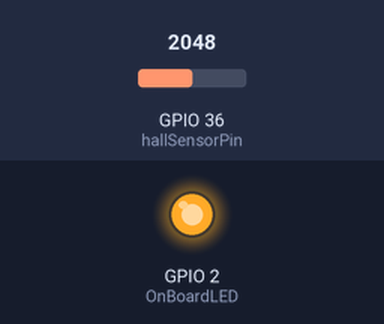
Recording of a sketch running on a simulated ESP32. Parts: output pins drawn as LEDs (lit = HIGH). The inputs (shaded band) are chosen by the test bench; at power-on: GPIO 36 (hallSensorPin) = 2048. WiFi joins after 1.5 s; servers stay silent unless stated; the local clock reads 2024-03-15 10:24:30 at power-on unless the sketch sets it; storage starts empty; what the sketch prints to the serial monitor is not drawn.

Above: at 1.7 s.
At 2.6 s:
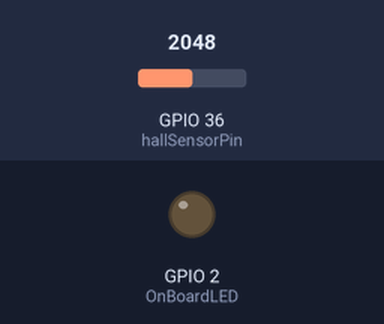
Timing chart, 0 to 4.1 s (numbered marks = the images above):
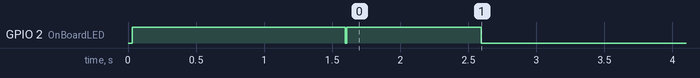

The sketch:

system_v4.ino
```cpp
/*
* Arduino Date adjustment and monitoring to PP project
*
* Crated by Jose Artur Teixeira Brasil,
* jose.brasil@utsa.edu
*
*
*
*/

//Libraries
#include <DS3231.h>
#include <Wire.h>
#include <time.h>
#include <WiFi.h>
#include <OneWire.h>
#include <DallasTemperature.h>


//Temperature 1 setup
#define TempSensorPin 17
#define OnBoardLED 2
OneWire oneWire(TempSensorPin);
DallasTemperature sensors(&oneWire);
float Celcius=0;
float Fahrenheit=0;

//Temperature 2 setup
#define TempSensorPin2 4
OneWire oneWire2(TempSensorPin2);
DallasTemperature sensors2(&oneWire2);
float Celcius2=0;
float Fahrenheit2=0;

//Temperature calibration factors:
float f1 = 0.9857;
float f2 = 0.9900;
float f3 = 0.9924;
float f4 = 0.9837;
float f5 = 0.9971;
float f6 = 1.0107;
float f7 = 0.9928;
float f8 = 1.0038;
float f9 = 0.9917;
float f10 = 0.9991;

//Date and time RTC setup
DS3231 RTC;
RTClib myRTC;

const char* ntpServer = "pool.ntp.org";
const long gmtOffset_sec = -18000;
const int daylightOffset_sec = 0;
const char* ssid = "ONEPLUS_co_apyjsi";
const char* password = "yjsi5896";
char DateAndTimeString[20];
char DateAndTimeNow[20];
byte seconds;
byte sec;
byte minutes;
byte mins;
byte hours;
byte hr;
byte day;
byte d;
byte month;
byte m;
int year;
int y;
int wifiTries = 0;
boolean time_error = false;

//Pluviometer setup
const int hallSensorPin = 36; // Connect your sensor to digital pin 36
unsigned long rain = 0; // Counter for magnet passes
bool lastSensorState = HIGH; // Used to store the previous sensor state
int sumSensorValues = 0; // Variable to hold the sum of sensor values
int numReadings = 0; // Variable to count the number of readings

//Time setup
unsigned long startMillis;
unsigned long currentMillis;
unsigned long temperatureMillis;
unsigned long blinkMillis;
unsigned long blinkCurrentMillis;
unsigned long lastRainfallMillis = 0; // Variable to hold the last time the reading was taken
unsigned long debounceTime = 20; // Time interval to sum up values (in milliseconds)

bool blinkState = 0;
const unsigned long timeadjPeriod = 86400000;
const unsigned long temperaturePeriod = 300000;
const unsigned long blinkPeriod = 1000;

//SD card setup
#define SCK  18
#define MISO  19
#define MOSI  23
#define CS  13

#include <SPI.h>
#include <SD.h>

File myFile;
String header;
String data_str;

void setup() {
  Serial.begin(115200);

  sensors.begin();
  sensors2.begin();
  //Pluviometer configuration
  pinMode(hallSensorPin, INPUT_PULLUP);
  pinMode(OnBoardLED, OUTPUT);

  //Temperature configuration
  startMillis = millis();
  temperatureMillis = millis();
  blinkMillis = millis();

  //WiFi configuration
  Wire.begin();
  WiFi.begin(ssid, password);
  Serial.println("Connecting to the Wi-Fi");
  digitalWrite(OnBoardLED, HIGH);
  while(wifiTries != 120) {
    if (WiFi.status() != WL_CONNECTED){
          delay(500);
          Serial.print(".");
          wifiTries++;
    } else{
        Serial.println("");
        Serial.print("Connected to WiFi network with IP Address: ");
        Serial.println(WiFi.localIP());
        break;
    }
  }

  if (WiFi.status() != WL_CONNECTED){
    Serial.println("Wi-Fi not connected succesfully");
  }

  //SD card configuration
  SPI.begin(SCK, MISO, MOSI, CS);

  Serial.println("Initializing SD card");
    if (!SD.begin(CS)) {
      Serial.println("SD card initialization failed!");
    while (1);
  }
  Serial.println("SD card initialization done");

  createTemperatureFile(1);
  createTemperatureFile(2);
  createRainfallFile();

  //RTC configuration
  configTime(gmtOffset_sec, daylightOffset_sec, ntpServer);
  printLocalTime();
  adjustRTC();
  digitalWrite(OnBoardLED, LOW);
}

void loop() {
  currentMillis = millis();
  blinkCurrentMillis = millis();

  if (currentMillis - startMillis >= timeadjPeriod) {
    adjustRTC();
    startMillis = currentMillis;
  }

  if (currentMillis - temperatureMillis >= temperaturePeriod) {
    // Reading temperature from the first sensor
    sensors.requestTemperatures();
    Celcius=sensors.getTempCByIndex(0);
    Fahrenheit=sensors.toFahrenheit(Celcius);
    // Fahrenheit = Fahrenheit * f1;
    // Fahrenheit = Fahrenheit * f2;
    // Fahrenheit = Fahrenheit * f3;
    // Fahrenheit = Fahrenheit * f4;
    // Fahrenheit = Fahrenheit * f5;
    // Fahrenheit = Fahrenheit * f6;
    // Fahrenheit = Fahrenheit * f7;
    // Fahrenheit = Fahrenheit * f8;
    // Fahrenheit = Fahrenheit * f9;
    // Fahrenheit = Fahrenheit * f10;
//
    // Reading temperature from the second sensor
    sensors2.requestTemperatures();
    Celcius2=sensors2.getTempCByIndex(0);
    Fahrenheit2=sensors2.toFahrenheit(Celcius2);

    // Fahrenheit2 = Fahrenheit2 * f1;
    // Fahrenheit2 = Fahrenheit2 * f2;
    // Fahrenheit2 = Fahrenheit2 * f3;
    // Fahrenheit2 = Fahrenheit2 * f4;
    // Fahrenheit2 = Fahrenheit2 * f5;
    // Fahrenheit2 = Fahrenheit2 * f6;
    // Fahrenheit2 = Fahrenheit2 * f7;
    // Fahrenheit2 = Fahrenheit2 * f8;
    // Fahrenheit2 = Fahrenheit2 * f9;
    // Fahrenheit2 = Fahrenheit2 * f10;


    // Getting the current time
    RTCTimeNow();

    // Logging the first temperature
    Serial.print(DateAndTimeString);
    Serial.print(" Sensor 1: ");
    Serial.print(Fahrenheit);
    Serial.print(" Sensor 2: ");
    Serial.print(Fahrenheit2);
    Serial.println();

    temperatureMillis = currentMillis;

    // Saving the temperatures to their respective files
    saveTemperatureValue(1, Fahrenheit);
    saveTemperatureValue(2, Fahrenheit2);
  }

  if (blinkState){
    digitalWrite(OnBoardLED, HIGH);
    if (blinkCurrentMillis - blinkMillis >= blinkPeriod){
      digitalWrite(OnBoardLED, LOW);
      blinkState = 0;
    }
  }
  precipitation();

}

void printLocalTime(){
  struct tm timeinfo;
  if(!getLocalTime(&timeinfo)){
    Serial.println("Failed to obtain time with the online server");
    return;
  }
  Serial.println(&timeinfo, "%Y-%m-%d %H:%M:%S");
}

byte getSeconds() {
  struct tm timeinfo;
  if(!getLocalTime(&timeinfo)){
    Serial.println("Error obtaining the date and time with the online server. Possibly the Wi-Fi is not connected. The RTC time will be used instead");
    time_error = true;
    return time_error;
  }
  sec = timeinfo.tm_sec;
  return sec;
}

byte getMinutes() {
  struct tm timeinfo;
  if(!getLocalTime(&timeinfo)){
    Serial.println("Error obtaining the date and time with the online server. Possibly the Wi-Fi is not connected. The RTC time will be used instead");
    time_error = true;
    return time_error;
  }
  mins = timeinfo.tm_min;
  return mins;
}

byte getHours() {
  struct tm timeinfo;
  if(!getLocalTime(&timeinfo)){
    Serial.println("Error obtaining the date and time with the online server. Possibly the Wi-Fi is not connected. The RTC time will be used instead");
    time_error = true;
    return time_error;
  }
  hr = timeinfo.tm_hour;
  return hr;
}

byte getDays() {
  struct tm timeinfo;
  if(!getLocalTime(&timeinfo)){
    Serial.println("Error obtaining the date and time with the online server. Possibly the Wi-Fi is not connected. The RTC time will be used instead");
    time_error = true;
    return time_error;
  }
  d = timeinfo.tm_mday;
  return d;
}

byte getMonths() {
  struct tm timeinfo;
  if(!getLocalTime(&timeinfo)){
    Serial.println("Error obtaining the date and time with the online server. Possibly the Wi-Fi is not connected. The RTC time will be used instead");
    time_error = true;
    return time_error;
  }
  m = timeinfo.tm_mon + 1;
  return m;
}

int getYears() {
  struct tm timeinfo;
  if(!getLocalTime(&timeinfo)){
    Serial.println("Error obtaining the date and time with the online server. Possibly the Wi-Fi is not connected. The RTC time will be used instead");
    time_error = true;
    return time_error;
  }
  y = timeinfo.tm_year - 100;
  return y;
}

void adjustRTC(){
  Serial.println("Adjusting the RTC timer based on the pool.ntp.org time");
  configTime(gmtOffset_sec, daylightOffset_sec, ntpServer);
  seconds = getSeconds();
  minutes = getMinutes();
  hours = getHours();
  day = getDays();
  month = getMonths();
  year = getYears();
  if (time_error == true){
    Serial.println("Error adjusting the RTC with the online server. Possibly the Wi-Fi is not connected");
    time_error = false;
    return;
  }
  else {
    Serial.println("Sucessfully adjusted the time");
    RTC.setClockMode(false);
    RTC.setYear(year);
    RTC.setMonth(month);
    RTC.setDate(day);
    RTC.setHour(hours);
    RTC.setMinute(minutes);
    RTC.setSecond(seconds);
  }
}

void RTCTimeNow() {
  DateTime now = myRTC.now();
  byte n_month = now.month();
  byte n_day = now.day();
  int n_year = now.year();
  byte n_hour = now.hour();
  byte n_minute = now.minute();
  byte n_second = now.second();

  sprintf_P(DateAndTimeString, PSTR("%4d-%02d-%02d %02d:%02d:%02d"), n_year, n_month, n_day, n_hour, n_minute, n_second);
}

void precipitation() {
  unsigned long currentRainfallMillis = millis(); // Get the current time

  // If 100ms have passed since the last reading
  if (currentRainfallMillis - lastRainfallMillis >= debounceTime) {
    int averageSensorValue = 0; // Default value

    if (numReadings != 0) {
      averageSensorValue = sumSensorValues / numReadings;
    }

    // If the average sensor value is greater than zero, consider the state as HIGH, else consider it as LOW
    bool currentSensorState = (averageSensorValue > 0) ? HIGH : LOW;

    // If sensor state changes from HIGH to LOW, consider it a magnet pass
    if (lastSensorState == HIGH && currentSensorState == LOW) {
      rain++;
      RTCTimeNow();
      saveRainfallValue();
    }

    // Update the lastSensorState and lastMillis for the next iteration
    lastSensorState = currentSensorState;
    lastRainfallMillis = currentRainfallMillis;

    // Reset the sum and the count
    sumSensorValues = 0;
    numReadings = 0;
  }
  else {
    // Add the current sensor value to the sum
    sumSensorValues += analogRead(hallSensorPin);

    // Increment the number of readings
    numReadings++;
  }
}

void createTemperatureFile(int sensorNumber){
  String filename = "/temperature_" + String(sensorNumber) + ".txt";
  myFile = SD.open(filename.c_str(), FILE_WRITE);

  // if the file opened okay, write to it:
  if (myFile) {
    header = String("Date") + "," + "Temperature" + String(sensorNumber) + "\r\n";
    myFile.println(header.c_str());
    myFile.close();
    Serial.println("Temperature File " + String(sensorNumber) + " Created");
  } else {
    Serial.println("Error opening the temperature_" + String(sensorNumber) + ".txt file");
  }
}


void createRainfallFile(){
  myFile = SD.open("/rainfall.txt");
  if (!myFile) {
    myFile = SD.open("/rainfall.txt", FILE_WRITE);
    Serial.println("Rainfall file doesn't exist. Creating file");
    header = String("Date") + "," + String("Rainfall"), + "\r\n";
    myFile.println(header.c_str());
    myFile.close();
    Serial.println("Rainfall File Created");
  } else {
      Serial.println("Rainfall file already exists");
  }
}

void saveTemperatureValue(int sensorNumber, float temperature){
  String filename = "/temperature_" + String(sensorNumber) + ".txt";
  myFile = SD.open(filename.c_str(), FILE_APPEND);
  if (myFile) {
    data_str = String(DateAndTimeString) + "," + String(temperature) + "\r\n";
    myFile.println(data_str.c_str());
    myFile.close();
    Serial.println("Appended to the temperature_" + String(sensorNumber) + ".txt file");
  } else {
    Serial.println("Error opening temperature_" + String(sensorNumber) + ".txt file");
  }
}

void saveRainfallValue(){
  myFile = SD.open("/rainfall.txt", FILE_APPEND);
  if (myFile) {
    data_str = String(DateAndTimeString) + "," + String(rain), + "\r\n";
    myFile.println(data_str.c_str());
    myFile.close();
    Serial.println("Appendend to the rainfall.txt file");
    blinkState = 1;
    blinkMillis = blinkCurrentMillis;
  } else {
      Serial.println("Error opening rainfall.txt file");
  }
}
```

Measured:
- by itself, GPIO 2 (OnBoardLED): HIGH → LOW at 1.6 s, → HIGH 0.01 s later, → LOW 0.99 s later
